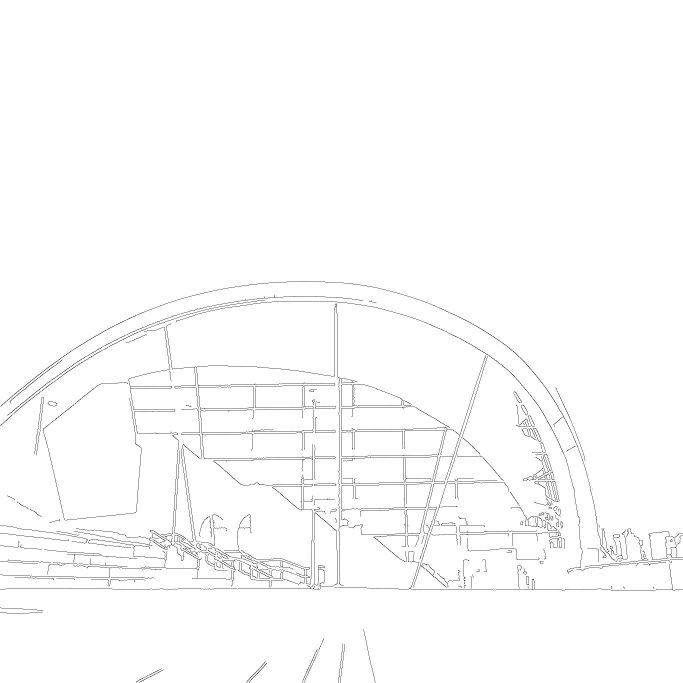
#> input picture architect_agents/data/conditioning_images/000003.jpg, 2048 x 2048 px (shown at 1/3 size)
$ python -i sketch.py   (imports and definitions only)   (older library calls are emulated)
#> lines starting #> are read from the running program, lines starting #| are printed output that depends on the picture; after the words box and inside, x2 and y2 are one past the last pixel; in counts of white or black regions, pixels touching at a corner belong together
#> further down, picture is the input picture: PIL image 2048x2048 L; min 0, max 255, mean 251.7
"""Sketch helpers (black lines on white background, like the paper's conditioning images)."""
import numpy as np
from PIL import Image, ImageFilter


def resize_short_side(img: Image.Image, size: int, resample=Image.BICUBIC) -> Image.Image:
    w, h = img.size
    s = size / min(w, h)
    nw, nh = max(1, round(w * s)), max(1, round(h * s))
    return img.resize((nw, nh), resample)


def resize_sketch(sk: Image.Image, size: int) -> Image.Image:
    """Down-size a thin-line sketch WITHOUT losing the lines.

    A 1px line on a 2700px image would vanish at 512px; thicken first by the
    down-scale factor (min filter on dark lines), then area-average.
    """
    sk = sk.convert("L")
    w, h = sk.size
    scale = size / min(w, h)
    if scale < 0.5:
        k = int(round(1 / scale))
        k = k + 1 if k % 2 == 0 else k
        sk = sk.filter(ImageFilter.MinFilter(min(k, 9)))
    nw, nh = max(1, round(w * scale)), max(1, round(h * scale))
    return sk.resize((nw, nh), Image.BOX)


def adaptive_canny(img: Image.Image, blur=2.0, pct=92, min_len=40, dilate=1) -> Image.Image:
    """Contrast-adaptive Canny, tuned by eye on the dataset's photos.

    * thresholds come from a percentile of the gradient magnitude (NOT the image
      brightness - median-based "auto canny" returns almost nothing on bright
      photos, which is why the original sketches were so sparse),
    * small speckle components are removed,
    * lines are thickened to ~3px so they survive down-scaling.
    Needs opencv (pip install opencv-python-headless).
    """
#> called with blur = 2, pct = 92, min_len = 40, dilate = 1
    import cv2
    g = cv2.cvtColor(np.array(img.convert("RGB")), cv2.COLOR_RGB2GRAY)
    g = cv2.GaussianBlur(g, (0, 0), blur)
    gx = cv2.Sobel(g, cv2.CV_32F, 1, 0, ksize=3)
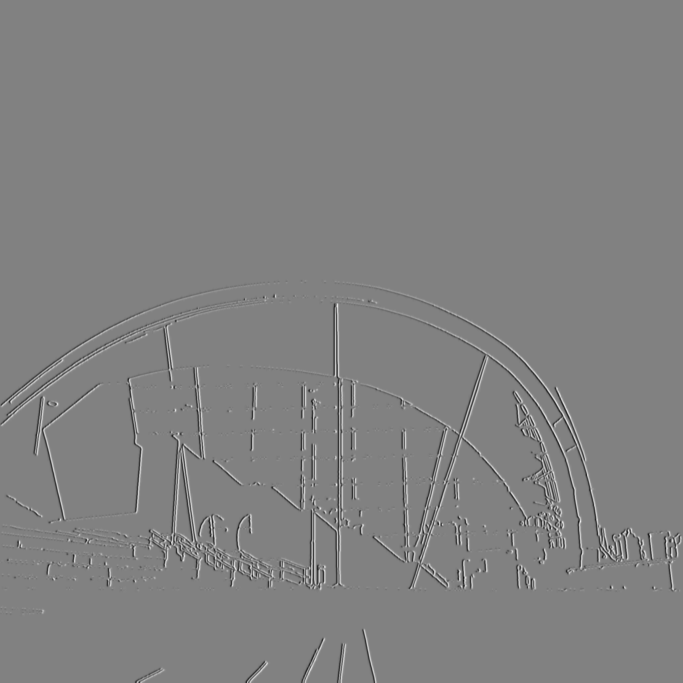
#> gx: shape (2048, 2048) float32 (shown at 1/3 size); min -167, max 162, mean 0; drawn with min black and max white
    gy = cv2.Sobel(g, cv2.CV_32F, 0, 1, ksize=3)
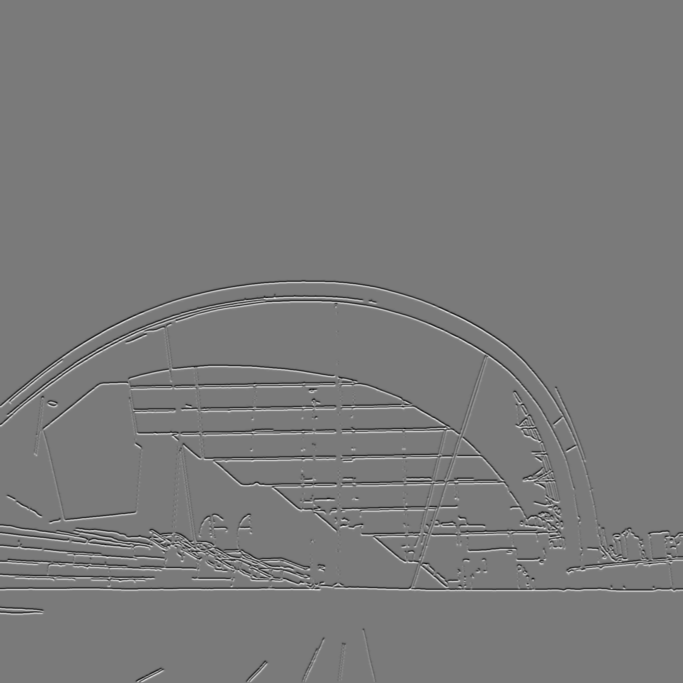
#> gy: shape (2048, 2048) float32 (shown at 1/3 size); min -162, max 175, mean 0; drawn with min black and max white
    hi = float(np.percentile(np.sqrt(gx ** 2 + gy ** 2), pct))
#> hi = 34.99
    e = cv2.Canny(g, 0.4 * hi, hi, L2gradient=True)
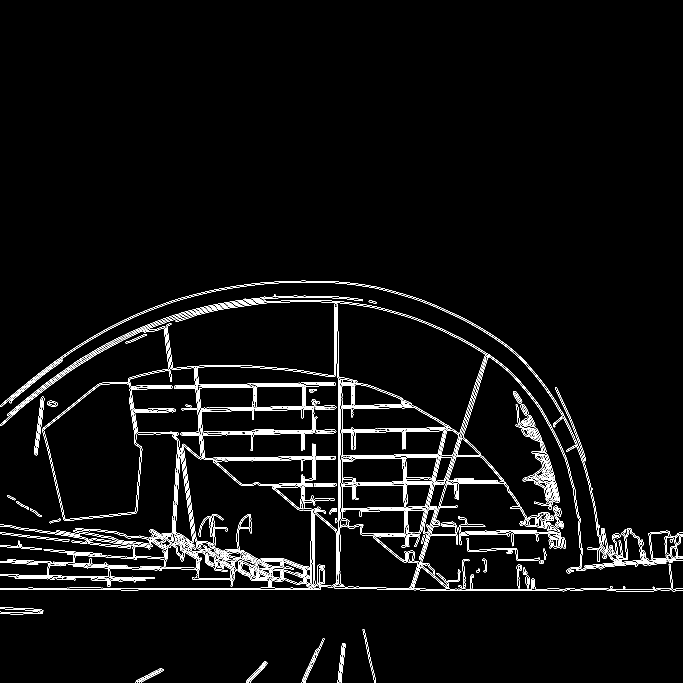
#> e: shape (2048, 2048) (shown at 1/3 size); 2.3% white in thin lines or dots, all inside (x1, y1, x2, y2) = (0, 842, 2048, 2048)
    n, lab, stats, _ = cv2.connectedComponentsWithStats(e, connectivity=8)
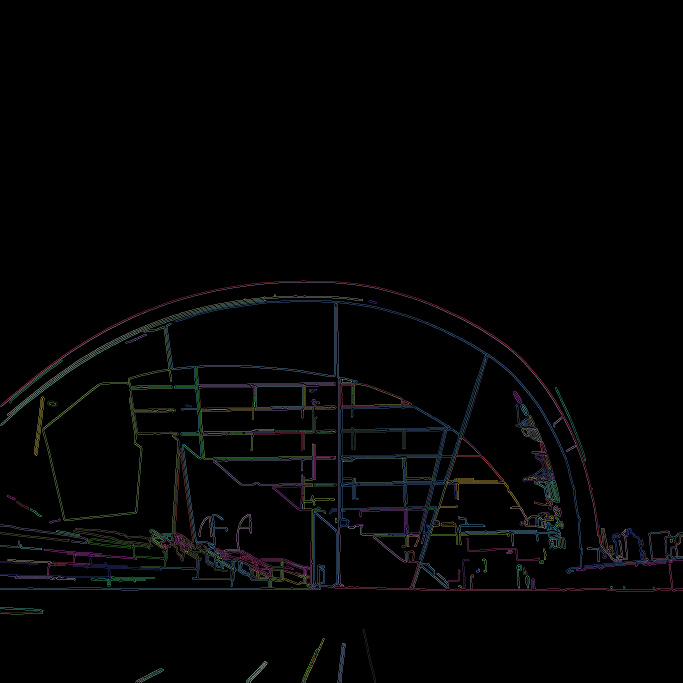
#> lab: shape (2048, 2048) int32 (shown at 1/3 size); 490 distinct labels, from 0 to 489; one colour per label, 0 black
#> n = 490; stats = 490 rows, first 6: [0, 0, 2048, 2048, 4095864], [0, 842, 1806, 793, 2717], [0, 846, 1884, 839, 3179], [21, 883, 1068, 364, 2674], [824, 889, 1, 1, 1], [0, 899, 797, 379, 2135]
    keep = np.zeros(n, bool)
    keep[1:] = stats[1:, cv2.CC_STAT_AREA] >= min_len
    e = (keep[lab] * 255).astype(np.uint8)
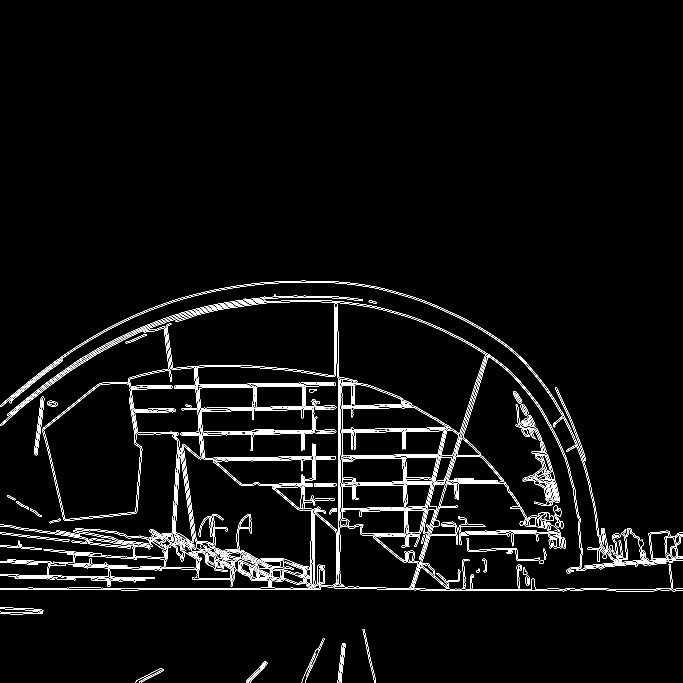
#> e: shape (2048, 2048) (shown at 1/3 size); 2.3% white in thin lines or dots, all inside (x1, y1, x2, y2) = (0, 842, 2048, 2048)
    if dilate:
        e = cv2.dilate(e, np.ones((2 * dilate + 1, 2 * dilate + 1), np.uint8))
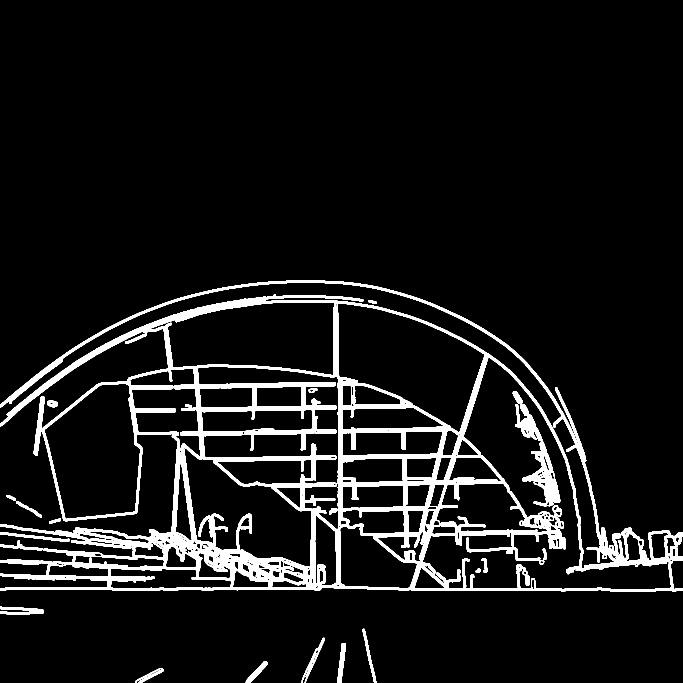
#> e: shape (2048, 2048) (shown at 1/3 size); 7.2% white; 31 white regions, largest, box (x1, y1, x2, y2) and area: (0, 841, 2048, 1775) 269292, (1546, 1212, 1681, 1519) 10783, (101, 1189, 134, 1368) 2208
    return Image.fromarray(255 - e).convert("L")
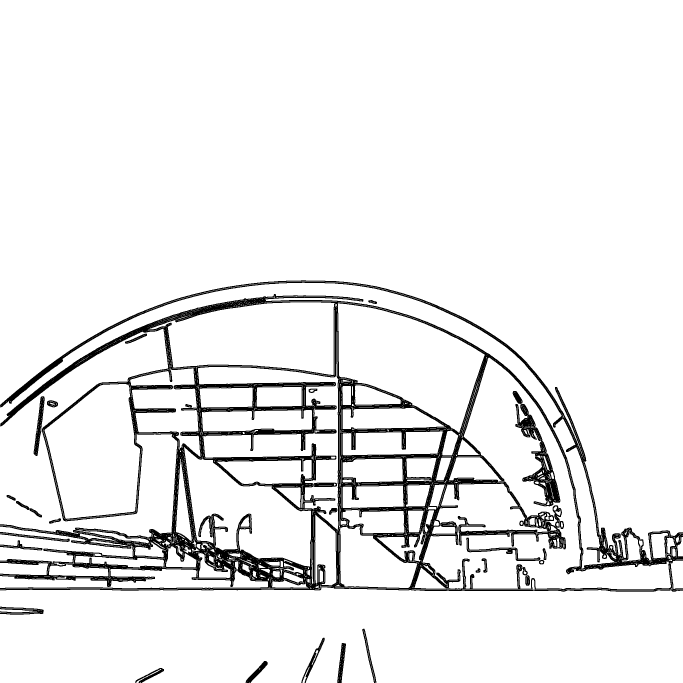
#> returned value: PIL image 2048x2048 L (shown at 1/3 size); 92.8% white; 31 black regions, largest, box (x1, y1, x2, y2) and area: (0, 841, 2048, 1775) 269292, (1546, 1212, 1681, 1519) 10783, (101, 1189, 134, 1368) 2208


def make_sketch(img: Image.Image, mode: str = "adaptive_canny") -> Image.Image:
    if mode == "adaptive_canny":
        return adaptive_canny(img)
    raise ValueError(mode)


def thicken(sk: Image.Image, k: int = 3) -> Image.Image:
    return sk.filter(ImageFilter.MinFilter(k))


def random_erase_lines(sk: Image.Image, rng, n_max=4, size_frac=(0.05, 0.2)) -> Image.Image:
    """Whiten a few random rectangles (simulates incomplete hand sketches)."""
    a = np.array(sk.convert("L"))
    h, w = a.shape
    for _ in range(rng.randint(1, n_max)):
        bh = int(h * rng.uniform(*size_frac))
        bw = int(w * rng.uniform(*size_frac))
        y, x = rng.randint(0, max(0, h - bh)), rng.randint(0, max(0, w - bw))
        a[y:y + bh, x:x + bw] = 255
    return Image.fromarray(a)

>>> from PIL import Image
>>> picture = Image.open('../../architect_agents/data/conditioning_images/000003.jpg')
>>> result = adaptive_canny(picture)

$ run again, on architect_agents/data/conditioning_images/000008.jpg
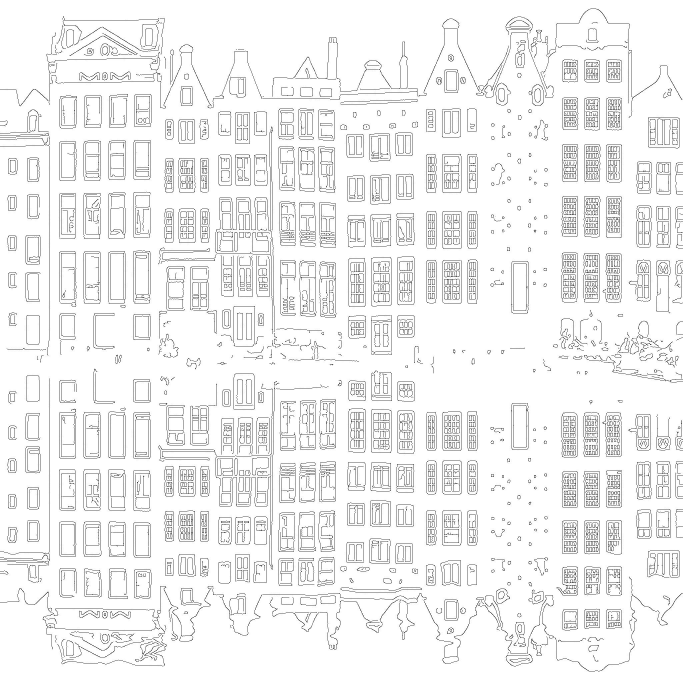
#> input picture architect_agents/data/conditioning_images/000008.jpg, 2048 x 2048 px (shown at 1/3 size)
#> picture is the input picture: PIL image 2048x2048 L; min 0, max 255, mean 241.2
#> hi = 99.25
#> in adaptive_canny, `n, lab, stats, _ = cv2.connectedComponentsWithStats(e, connectivity=8)`:
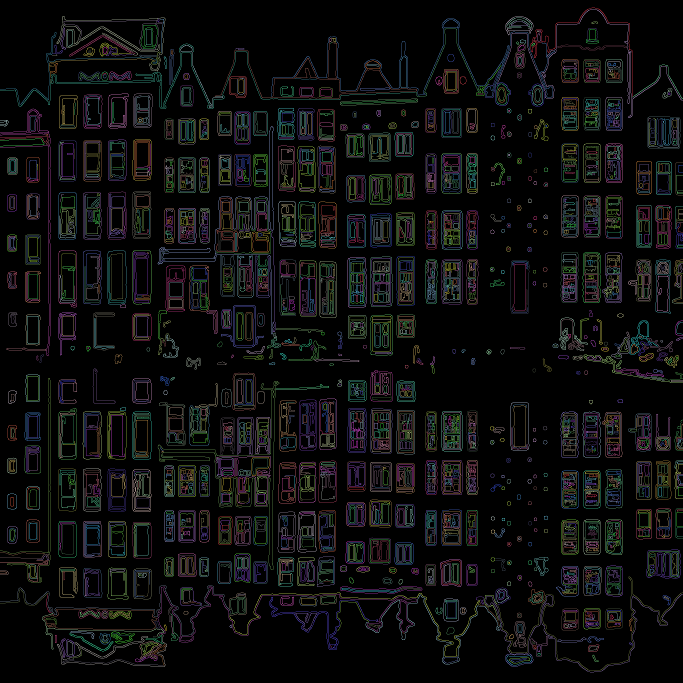
#> lab: shape (2048, 2048) int32 (shown at 1/3 size); 2403 distinct labels, from 0 to 2402; one colour per label, 0 black
#> n = 2403; stats = 2403 rows, first 6: [0, 0, 2048, 2048, 3844624], [1591, 23, 308, 266, 1018], [1491, 27, 557, 327, 2145], [170, 48, 326, 167, 1772], [1515, 48, 85, 58, 321], [1520, 52, 76, 32, 319]
#> in adaptive_canny, `e = cv2.dilate(e, np.ones((2 * dilate + 1, 2 * dilate + 1), np.uint8))`:
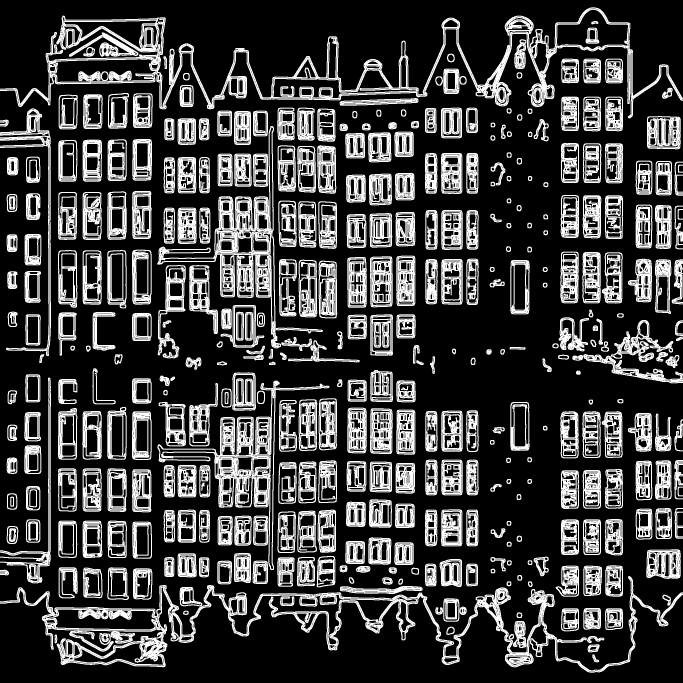
#> e: shape (2048, 2048) (shown at 1/3 size); 24.7% white; 394 white regions, largest, box (x1, y1, x2, y2) and area: (0, 1728, 2048, 2018) 79229, (0, 22, 2048, 355) 75837, (472, 378, 843, 1045) 34133

$ run again, on architect_agents/data/conditioning_images/000011.jpg
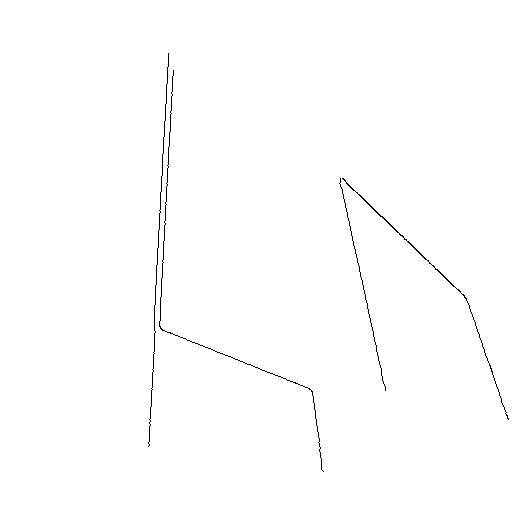
#> input picture architect_agents/data/conditioning_images/000011.jpg, 512 x 512 px
#> picture is the input picture: PIL image 512x512 L; min 0, max 255, mean 253.5
#> hi = 3.16
#> lab: shape (512, 512) int32; 123 distinct labels, from 0 to 122
#> n = 123; stats = 123 rows, first 6: [0, 0, 512, 512, 258784], [172, 46, 5, 3, 6], [177, 50, 1, 1, 1], [146, 52, 179, 421, 1844], [177, 53, 1, 1, 1], [159, 63, 1, 2, 2]
#> in adaptive_canny, `e = cv2.dilate(e, np.ones((2 * dilate + 1, 2 * dilate + 1), np.uint8))`:
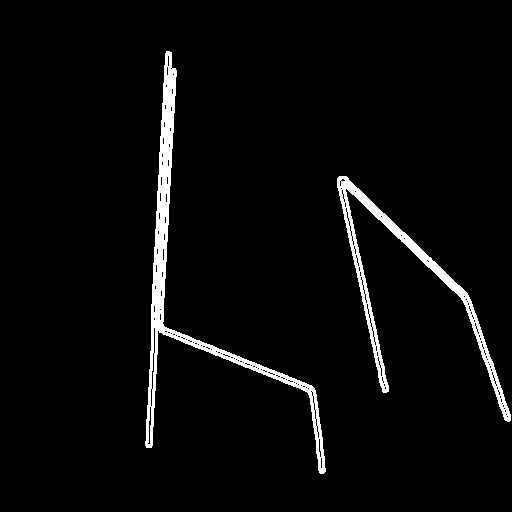
#> e: shape (512, 512); 3.7% white; 2 white regions, box (x1, y1, x2, y2) and area: (145, 51, 326, 474) 5754, (337, 176, 511, 422) 3838
